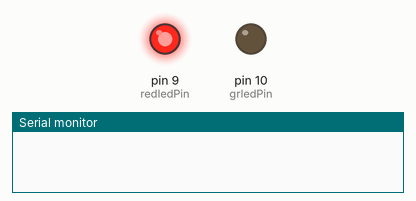
Bench run of a sketch on a simulated Arduino Uno, built with avr-gcc and run on an emulated ATmega328P. Shown: output pins drawn as LEDs (lit = HIGH), the last lines printed to the serial monitor.

Above: at 0.5 s.
At 6.5 s:
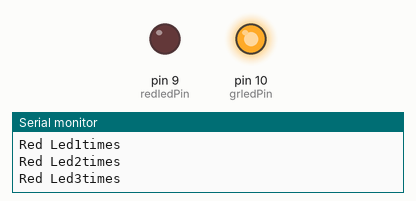
At 9.5 s:
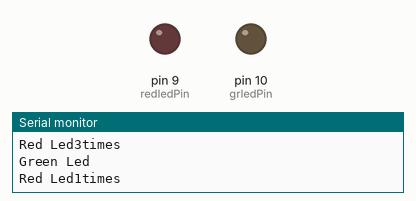
Timing chart, 0 to 10.4 s (numbered marks = the images above):
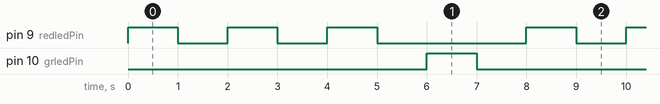

The sketch:

2leds.ino
```cpp
int redledPin = 9;
int grledPin = 10;
int delaytime =  1000;
int n = 3;
void setup() {
  pinMode(redledPin,OUTPUT);
  pinMode(grledPin,OUTPUT);
  Serial.begin(9600);
  // put your setup code here, to run once:

}

void loop() {
  // put your main code here, to run repeatedly:
  for (int i = 0;i<n;i++){
  digitalWrite(redledPin,HIGH);
  delay(delaytime);
  digitalWrite(redledPin,LOW);
  Serial.print("Red Led");
  Serial.print(i+1);
  Serial.println("times");
  delay(delaytime);


  }
   digitalWrite(grledPin,HIGH);
  delay(delaytime);
  digitalWrite(grledPin,LOW);
  Serial.println("Green Led");
  delay(delaytime);

}
```

Measured:
- by itself, pin 9 (redledPin): repeats every 8.0 s: 2 × (LOW 1.0 s, HIGH 1.0 s), LOW 3.0 s, HIGH 1.0 s
- by itself, pin 10 (grledPin): alternates HIGH for 1.0 s and LOW for 7.0 s
- by itself, everything shown: repeats every 8.0 s, in 8 steps
